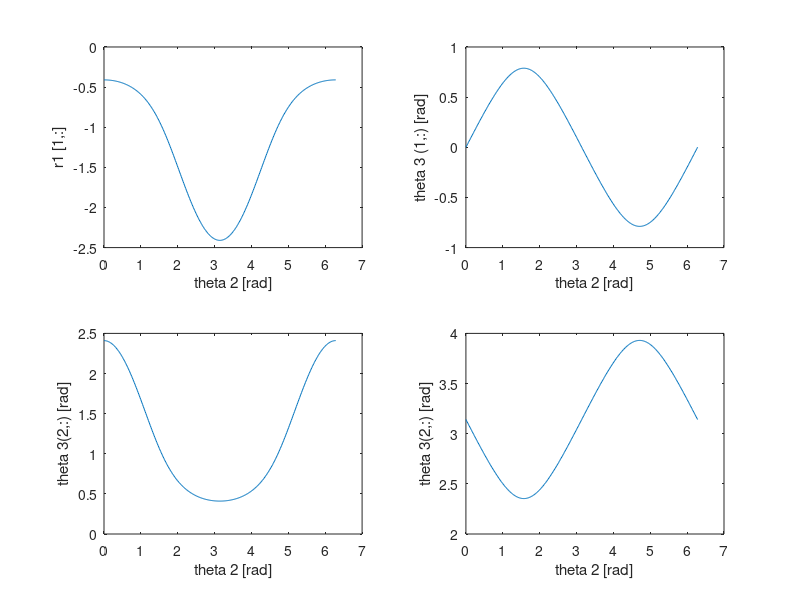
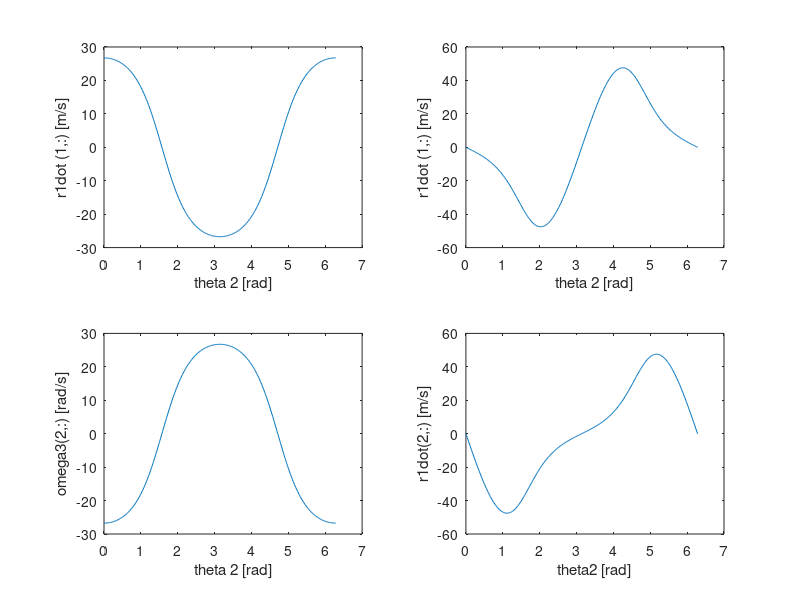
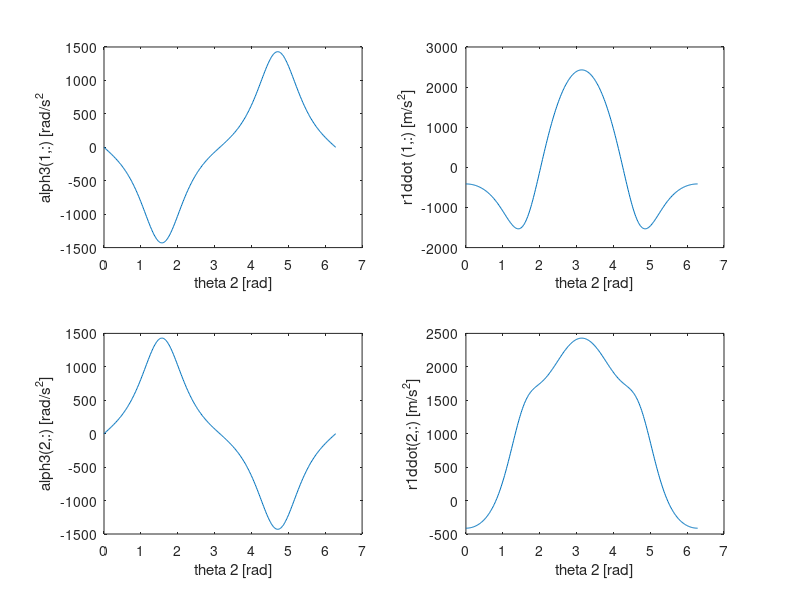

Recreate these plots in MATLAB, in order.
% Adapted from Dr. J. Yang - Memorial University
% Machine Dynamics

close all
clear

%% Input Data

r2 = 1;
r3 = 1.41;
r4 = 0;                                     % offset if it is non-offset r4 = 0
                                            % R1 is unknown

omega2 = 360 * 2 * pi / 60;
alph2 = 0;                                  % angular acceleration
T = 2 * pi / omega2;                        % period of the crank
n = 361;                                    % number of time values
t = linspace(0,T,n);                        % time vector 0 to 2 seconds, 400 points
theta2 = omega2 * t;                        % array of crank angles in rad

theta3 = zeros(2,n); r1 = zeros(2,n);       % th(i,:), r1(i,:), the ith solution
omega3 = zeros(2,n); r1dot = zeros(2,n);    % initialize the velocity output
alph3 = zeros(2,n); r1ddot = zeros(2,n);    % initialize the acceleration output


%% Position Analysis

for i = 1:n

    % Position Analysis (p161)
    theta3(1,i) = asin( (r2 * sin(theta2(i)) - r4) /r3 );
    theta3(2,i) = asin( -(r2 * sin(theta2(i))-r4) /r3 ) + pi;
    r1(:,i) = r2 * cos(theta2(i)) - r3 * cos(theta3(:,i));

    % Velocity Analysis (p275)
    omega3(1:2,i) = r2 .*cos(theta2(i)) * omega2 / r3 ./cos(theta3(1:2,i));
    r1dot(1:2,i) = -r2 .*omega2 .*sin(theta2(i)) + r3 .*omega3(1:2,i) .*sin(theta3(1:2,i));

end


%% Acceleration Analysis

alph3(1,:) = (r2 * alph2 .*cos(theta2) - r2 * omega2^2 .*sin(theta2) + r3 .*omega3(1,:) .*omega3(1,:) .*sin(theta3(1,:))) ./r3 ./cos(theta3(1,:));
alph3(2,:) = (r2 * alph2 .*cos(theta2) - r2 * omega2^2 .*sin(theta2) + r3 .*omega3(2,:) .*omega3(2,:) .*sin(theta3(2,:))) ./r3 ./cos(theta3(2,:));

r1ddot(1,:) = -r2 * alph2 .*sin(theta2) - r2 * omega2^2 .*cos(theta2) +r3 .*alph3(1,:) .*sin(theta3(1,:)) + r3.*omega3(1,:) .*omega3(1,:) .*cos(theta3(1,:));
r1ddot(2,:) = -r2 * alph2 .*sin(theta2) - r2 * omega2^2 .*cos(theta2) +r3 .*alph3(2,:) .*sin(theta3(2,:)) + r3.*omega3(1,:) .*omega3(2,:) .*cos(theta3(2,:));


%% Position Plot
% Plot positions vs theta

figure(1)
subplot(2,2,1)
plot(theta2,r1(1,:));
xlabel('theta 2 [rad]')
ylabel('r1 [1,:]')

subplot(2,2,2)
plot(theta2,theta3(1,:));
xlabel('theta 2 [rad]')
ylabel('theta 3 (1,:) [rad]')

subplot(2,2,3)
plot(theta2,r1(2,:));
xlabel('theta 2 [rad]')
ylabel('theta 3(2,:) [rad]')

subplot(2,2,4)
plot(theta2,theta3(2,:));
xlabel('theta 2 [rad]')
ylabel('theta 3(2,:) [rad]')


%% Velocity Plot
% Plot veloccities vs theta

figure(2)
subplot(2,2,1)
plot(theta2,omega3(1,:));
xlabel('theta 2 [rad]')
ylabel('r1dot (1,:) [m/s]')

subplot(2,2,2)
plot(theta2,r1dot(1,:));
xlabel('theta 2 [rad]')
ylabel('r1dot (1,:) [m/s]')

subplot(2,2,3)
plot(theta2,omega3(2,:));
xlabel('theta 2 [rad]')
ylabel('omega3(2,:) [rad/s]')

subplot(2,2,4)
plot(theta2,r1dot(2,:));
xlabel('theta2 [rad]')
ylabel('r1dot(2,:) [m/s]')


%% Acceleration Plot
% Plot accelerations vs theta

figure(3)
subplot(2,2,1)
plot(theta2,alph3(1,:));
xlabel('theta 2 [rad]')
ylabel('alph3(1,:) [rad/s^2')

subplot(2,2,2)
plot(theta2,r1ddot(1,:));
xlabel('theta 2 [rad]')
ylabel('r1ddot (1,:) [m/s^2]')

subplot(2,2,3)
plot(theta2,alph3(2,:));
xlabel('theta 2 [rad]')
ylabel('alph3(2,:) [rad/s^2]')

subplot(2,2,4)
plot(theta2,r1ddot(2,:));
xlabel('theta 2 [rad]')
ylabel('r1ddot(2,:) [m/s^2]')

%% Save Data
save scdate n r1 r1dot r1ddot r2 r3 r4 omega2 omega3 alph2 alph3 theta2 theta3 t;
